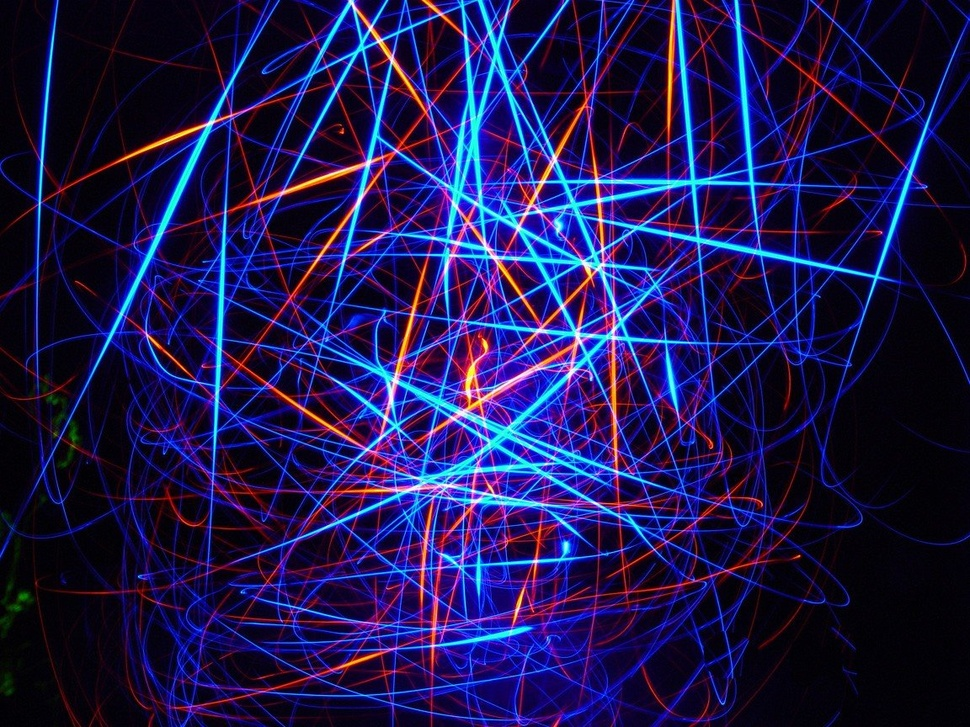
#> input picture 1. Image processing with filters/figures/lines.jpeg, 970 x 727 px, shrunk from 1152 x 864 before the run
$ jupyter execute 'Image Processing with convolutions.ipynb'   (shell and % lines are left out)
#> lines starting #> are read from the running program, lines starting #| are printed output that depends on the picture
### Цветовая обработка изображения

### Применение горизонтальных и вертикальных свёрточных фильтров

[cell 1]
import numpy as np
from scipy import misc
import matplotlib.image as mpimg
import matplotlib.pyplot as plt
from skimage.color import rgb2gray, rgb2hsv, hsv2rgb
import os

[cell 2]
image_path = os.path.abspath('./figures/lines.jpeg') # Путь к изображению
image = mpimg.imread(image_path) # приведение изображения в тензор c 3 каналами цвета
#> image is the input picture: shape (727, 970, 3); mean R, G, B 29.3, 23.2, 77.5

[cell 3]
# визуализация
plt.imshow(image)
plt.grid(False)
plt.gray()
plt.axis('off')
print(f'img type:{type(image)}')
#| img type:<class 'numpy.ndarray'>
print(f'img size:{image.shape}')
#| img size:(727, 970, 3)
plt.show()

[cell 4]
# Приведение к изображение к черно-белому варианту в виде двумерной матрицы
gray_img = rgb2gray(image)
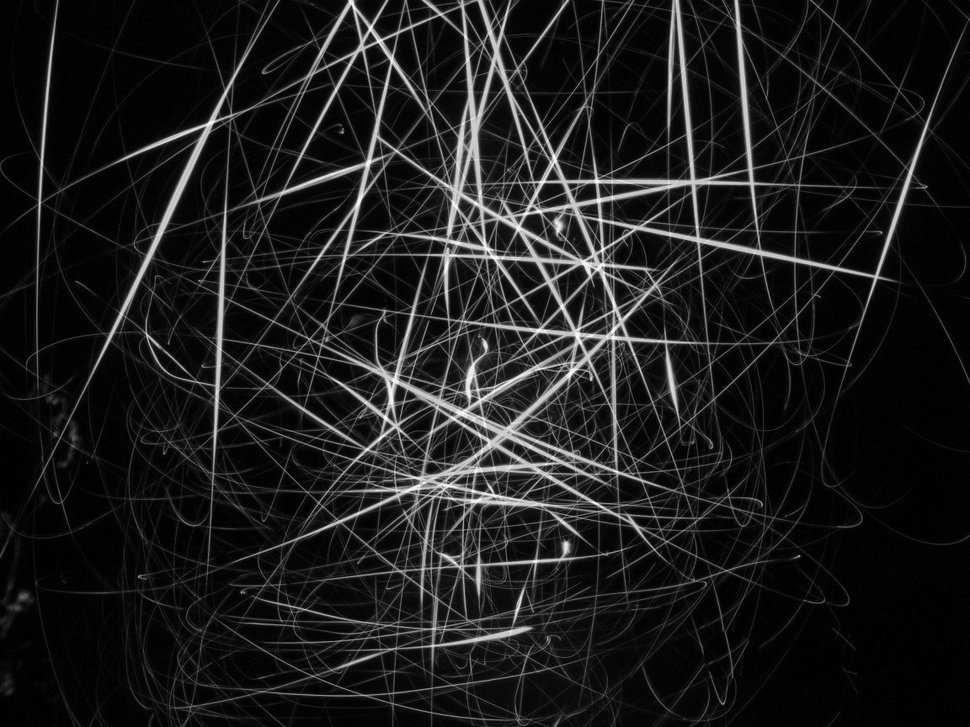
#> gray_img: shape (727, 970) float64; min 0, max 0.997, mean 0.112
# gray_img = np.mean(image, axis=2) # усреднение по каналам немного снижает насыщенность изображения
plt.imshow(gray_img)
plt.axis('off')
print(f'img type:{type(gray_img)}')
#| img type:<class 'numpy.ndarray'>
print(f'img size:{gray_img.shape}')
#| img size:(727, 970)
plt.show()

[cell 5]
# [4 lines of commented-out code are left out]

[cell 6]
img_copy = np.copy(gray_img)
# Ядра свёртки для детектирования горизонтальных и вертикальных линий
h_filter = [[-1, 0, 1],
            [-1, 0, 1],
            [-1, 0, 1]]

v_filter = [[-1,-1,-1],
            [0, 0, 0],
            [1, 1, 1]]

[cell 7]
def perform_and_plot_conv_filter(i, filter, weight=1):

    """
    Пошаговое применение фильтра свёртки
    core: (3,3),
    stride: 1,
    padding: 0
    """
#> called with weight = 1

    i_transformed = i.copy()
    size_x = i.shape[0]
#> size_x = 727
    size_y = i.shape[1]
#> size_y = 970
    for x in range(1,size_x-1):
        for y in range(1,size_y-1):
            convolution = 0.0
            convolution += (i[x - 1, y-1] * filter[0][0])
            convolution += (i[x, y-1] * filter[0][1])
            convolution += (i[x + 1, y-1] * filter[0][2])
            convolution += (i[x-1, y] * filter[1][0])
            convolution += (i[x, y] * filter[1][1])
            convolution += (i[x+1, y] * filter[1][2])
            convolution += (i[x-1, y+1] * filter[2][0])
            convolution += (i[x, y+1] * filter[2][1])
            convolution += (i[x+1, y+1] * filter[2][2])
            convolution *= weight
            if(convolution<0):
                convolution=0
            if(convolution>255):
                convolution=255
            i_transformed[x, y] = convolution
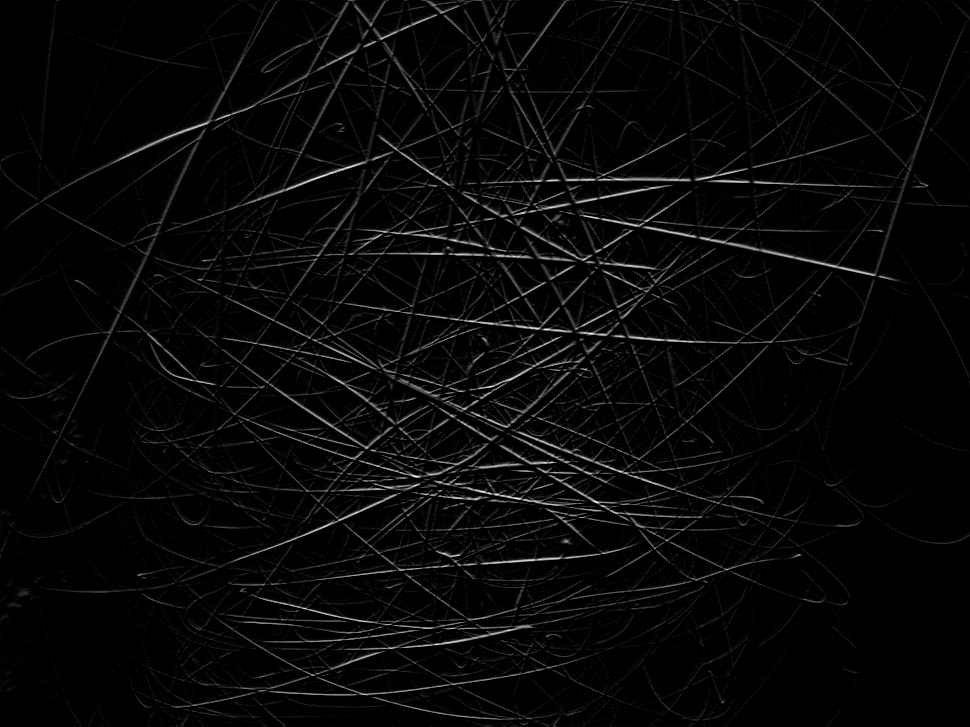
#> i_transformed: shape (727, 970) float64; min 0, max 2.34, mean 0.0722; drawn with min black and max white

    # Вывод изображения
    plt.gray()
    plt.grid(False)
    plt.imshow(i_transformed)
    plt.axis('off')
    plt.show()

[cell 8]
perform_and_plot_conv_filter(img_copy, h_filter)

[cell 9]
perform_and_plot_conv_filter(img_copy, v_filter)
#> call 2 of perform_and_plot_conv_filter, with weight = 1
#> after the loop in perform_and_plot_conv_filter (call 2), `for x in range(1,size_x-1):`:
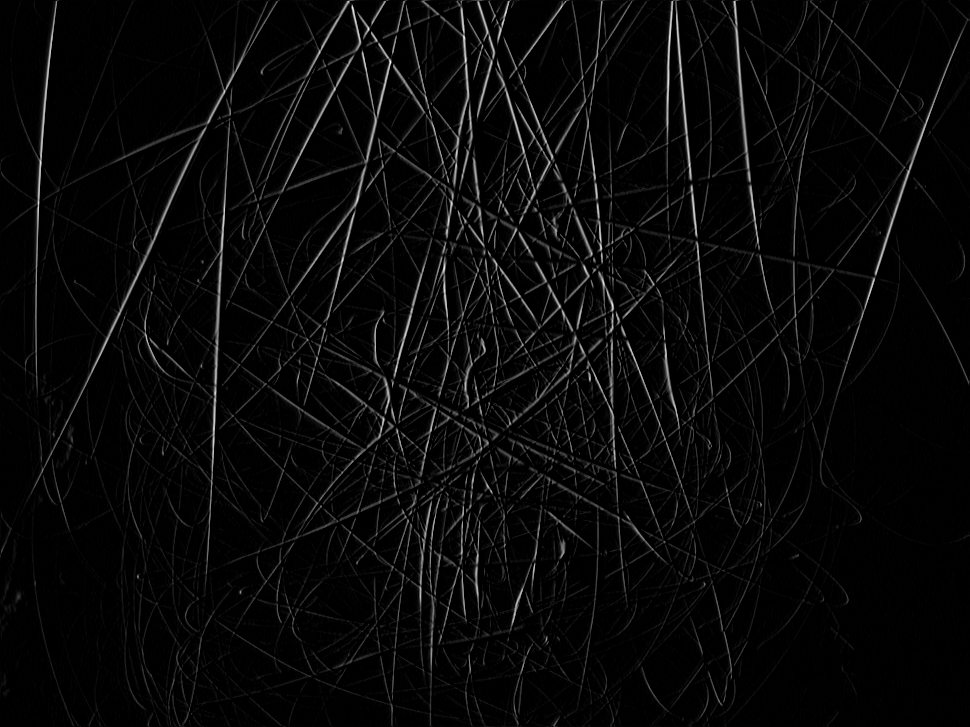
#> i_transformed: shape (727, 970) float64; min 0, max 2.35, mean 0.0791; drawn with min black and max white

$ run again, with 1. Image processing with filters/figures/cat-color.png saved as 1. Image processing with filters/figures/lines.jpeg
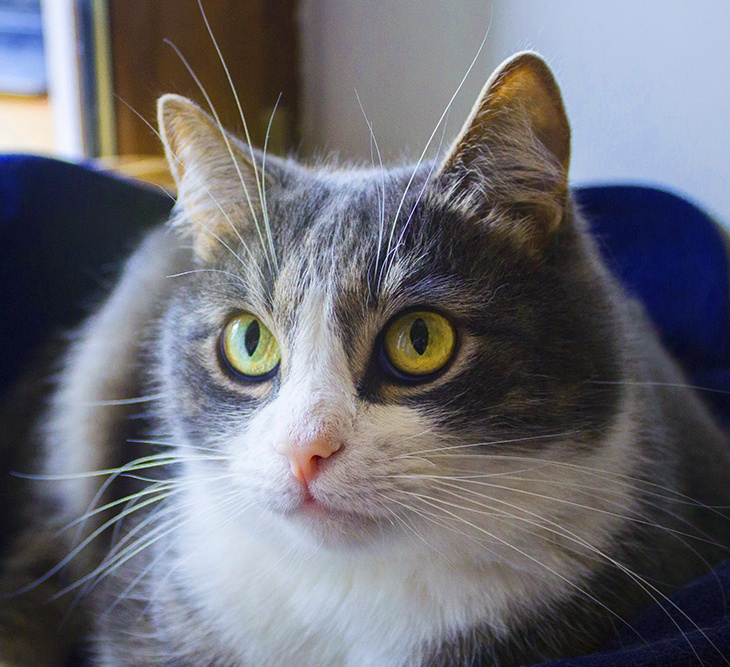
#> input picture 1. Image processing with filters/figures/cat-color.png, 730 x 667 px
#> image is the input picture: shape (667, 730, 3); mean R, G, B 107.7, 107.6, 114.6
#| img type:<class 'numpy.ndarray'>
#| img size:(667, 730, 3)
#> `gray_img = rgb2gray(image)`:
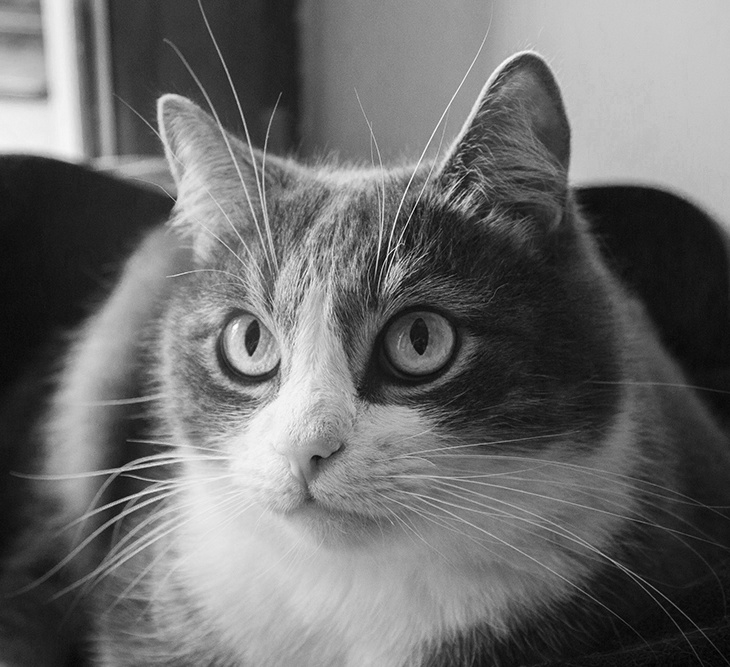
#> gray_img: shape (667, 730) float64; min 0.00198, max 0.999, mean 0.424
#| img type:<class 'numpy.ndarray'>
#| img size:(667, 730)
#> after the loop in perform_and_plot_conv_filter (call 2), `for x in range(1,size_x-1):`:
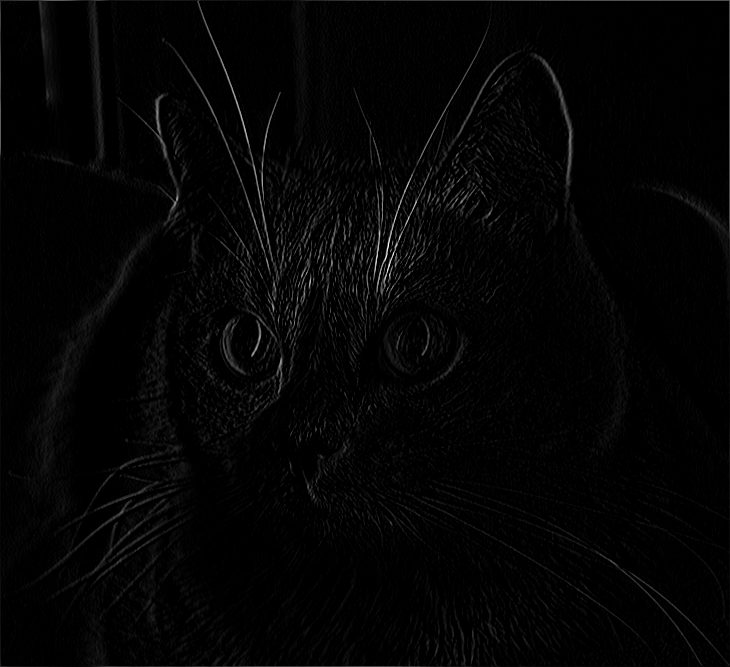
#> i_transformed: shape (667, 730) float64; min 0, max 2.51, mean 0.0438; drawn with min black and max white
